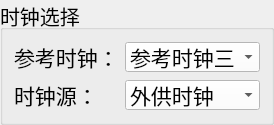
         <widget class="QGroupBox" name="groupBox_17">
          <property name="font">
           <font>
            <pointsize>15</pointsize>
           </font>
          </property>
          <property name="title">
           <string>时钟选择</string>
          </property>
          <layout class="QGridLayout" name="gridLayout_15">
           <item row="0" column="0">
            <widget class="QLabel" name="Ref_Clock_label">
             <property name="font">
              <font>
               <pointsize>16</pointsize>
              </font>
             </property>
             <property name="text">
              <string>参考时钟：</string>
             </property>
             <property name="textFormat">
              <enum>Qt::PlainText</enum>
             </property>
            </widget>
           </item>
           <item row="0" column="1">
            <widget class="QComboBox" name="Ref_Clock_obj">
             <property name="maximumSize">
              <size>
               <width>16777215</width>
               <height>30</height>
              </size>
             </property>
             <property name="font">
              <font>
               <pointsize>16</pointsize>
              </font>
             </property>
             <property name="styleSheet">
              <string notr="true">background-color: rgb(255, 255, 255);</string>
             </property>
             <property name="editable">
              <bool>false</bool>
             </property>
             <property name="currentText">
              <string>参考时钟三</string>
             </property>
             <property name="currentIndex">
              <number>2</number>
             </property>
             <item>
              <property name="text">
               <string>参考时钟一</string>
              </property>
             </item>
             <item>
              <property name="text">
               <string>参考时钟二</string>
              </property>
             </item>
             <item>
              <property name="text">
               <string>参考时钟三</string>
              </property>
             </item>
             <item>
              <property name="text">
               <string>参考时钟四</string>
              </property>
             </item>
            </widget>
           </item>
           <item row="1" column="0">
            <widget class="QLabel" name="source_Clock_label">
             <property name="font">
              <font>
               <pointsize>16</pointsize>
              </font>
             </property>
             <property name="text">
              <string>时钟源：</string>
             </property>
             <property name="textFormat">
              <enum>Qt::PlainText</enum>
             </property>
            </widget>
           </item>
           <item row="1" column="1">
            <widget class="QComboBox" name="source_Clock_obj">
             <property name="maximumSize">
              <size>
               <width>16777215</width>
               <height>30</height>
              </size>
             </property>
             <property name="font">
              <font>
               <pointsize>16</pointsize>
              </font>
             </property>
             <property name="styleSheet">
              <string notr="true">background-color: rgb(255, 255, 255);</string>
             </property>
             <property name="editable">
              <bool>false</bool>
             </property>
             <property name="currentText">
              <string>外供时钟</string>
             </property>
             <property name="currentIndex">
              <number>2</number>
             </property>
             <item>
              <property name="text">
               <string>TCXO</string>
              </property>
             </item>
             <item>
              <property name="text">
               <string>OCXO</string>
              </property>
             </item>
             <item>
              <property name="text">
               <string>外供时钟</string>
              </property>
             </item>
            </widget>
           </item>
          </layout>
         </widget>
